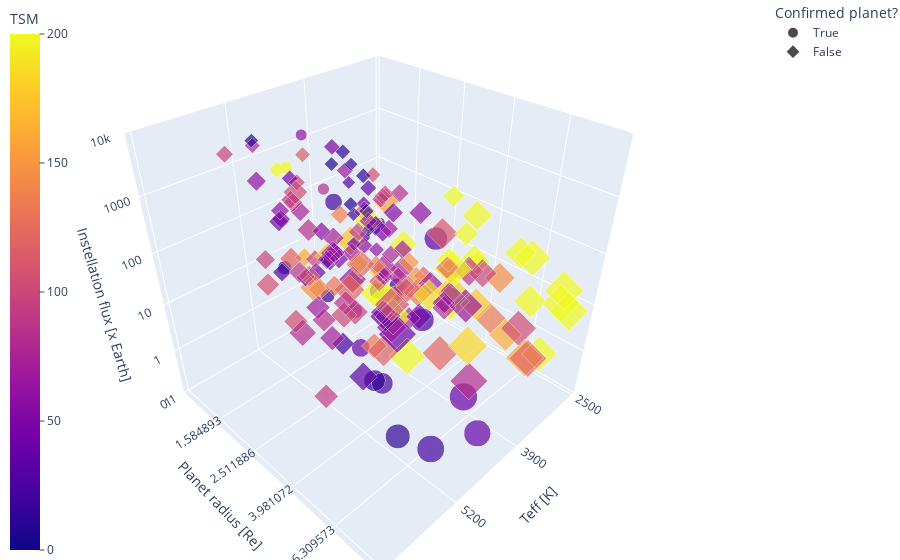

The cell this chart's notebook holds for it:
### Code cell
fig = px.scatter_3d(
    df, 
    x='Effective Temperature Value', 
    y='Planet Radius Value', 
    log_y=True,
    z='Effective Stellar Flux Value', 
    log_z=True,
    color='TSM',
    symbol='KP_flag', 
    size='Planet Radius Value', 
    size_max=30, opacity=0.7, 
    range_y=[1, 10], range_z=[0.1, 1e4], range_color=[0,200], 
    labels={'Effective Temperature Value':"Teff [K]", 'Orbital Period Value':'Orbital period [d]', 'TSM':'TSM', 'Effective Stellar Flux Value':'Instellation flux [x Earth]', 'X_priority':'Bin rank', "Planet Radius Value":"Planet radius [Re]", 'KP_flag':"Confirmed planet?"}, 
    custom_data=['Full TOI ID', 'Planet Radius Value', 'Orbital Period Value', 'Effective Temperature Value', 'Effective Stellar Flux Value', 'TSM', 'X_priority', 'V mag'])

# Update the grid lines to reflect the binning used.
teff_bins = [2500,3900,5200,6500]
insol_bins = 10**(np.linspace(-1,4,6))
radius_bins = 10**(np.linspace(0,1,6))
radius_bins[-1] = 11.2 # Upper limit is R_jup in units of R_earth

fig.update_layout(
    margin = dict(l=0, r=0, b=0, t=0), 
    scene = dict(
        xaxis = dict(tickvals = teff_bins),
        yaxis = dict(tickvals = radius_bins),
        zaxis = dict(tickvals = insol_bins)
    )
)

# Information to display when you hover over a point.
fig.update_traces(
    hovertemplate="<br>".join([
        "Name: %{customdata[0]}",
        "Bin rank: %{customdata[6]}",
        "Rp: %{customdata[1]:.2f} Re",
        "Teff: %{customdata[3]:.0f} K",
        "Sinc: %{customdata[4]:.0f} Se",
        "P: %{customdata[2]:.1f} d",
        "TSM: %{customdata[5]:.0f}",
        "V mag: %{customdata[7]:.1f}"
    ])
)

# Move colorbar to left side
fig.update_layout(coloraxis_colorbar=dict(yanchor="top", y=1, x=0,
                                          ticks="outside"))

### Figure 1 — Plotly figure (JSON) as saved in the notebook; plotly's stock layout.template omitted (floating-point values rounded to 4 significant figures; data arrays with more than 128 entries replaced by an {"elided": "..."} marker saying what was removed)
{"data": [{"customdata": {"elided": "25x8 mixed values"}, "hovertemplate": "Name: %{customdata[0]}<br>Bin rank: %{customdata[6]}<br>Rp: %{customdata[1]:.2f} Re<br>Teff: %{customdata[3]:.0f} K<br>Sinc: %{customdata[4]:.0f} Se<br>P: %{customdata[2]:.1f} d<br>TSM: %{customdata[5]:.0f}<br>V mag: %{customdata[7]:.1f}", "legendgroup": "True", "marker": {"color": [15.21, 23.21, 39.15, 36.33, 21.09, 17.59, 58.48, 83.55, 12.86, 32.13, 12.71, 53.61, 59.49, 267.2, 40.52, 21.38, 26.03, 13.37, 19.89, 22.92, 21.18, 43.23, 13.52, 310.4, 263.1], "coloraxis": "coloraxis", "opacity": 0.7, "size": [1.127, 5.3, 9.158, 8.449, 8.8, 2.149, 1.727, 1.577, 5.34, 6.277, 7.04, 2.61, 1.51, 1.91, 3.89, 2.73, 1.282, 2.209, 2.78, 6.39, 3.444, 1.086, 2.72, 4.57, 11.15], "sizemode": "area", "sizeref": 0.01239, "symbol": "circle"}, "mode": "markers", "name": "True", "scene": "scene", "showlegend": true, "type": "scatter3d", "x": [2559, 5384, 5050, 4450, 5498, 4826.0, 3216, 4340, 5529, 4881, 5636, 4640, 4599, 5196, 5212, 4285, 3216, 5544, 3914, 5080, 5374.0, 2559, 3914, 3600, 4803], "y": [1.127, 5.3, 9.158, 8.449, 8.8, 2.149, 1.727, 1.577, 5.34, 6.277, 7.04, 2.61, 1.51, 1.91, 3.89, 2.73, 1.282, 2.209, 2.78, 6.39, 3.444, 1.086, 2.72, 4.57, 11.15], "z": [0.258, 5.244, 9.965, 0.3553, 1.962, 8.952, 0.503, 315, 8.035, 1356, 2.002, 5.443, 3319.0, 2416.0, 7.42, 9.581, 6.16, 93.54, 7.6, 88.21, 2478.0, 4.25, 4.82, 36.0, 85.82]}, {"customdata": {"elided": "162x8 mixed values"}, "hovertemplate": "Name: %{customdata[0]}<br>Bin rank: %{customdata[6]}<br>Rp: %{customdata[1]:.2f} Re<br>Teff: %{customdata[3]:.0f} K<br>Sinc: %{customdata[4]:.0f} Se<br>P: %{customdata[2]:.1f} d<br>TSM: %{customdata[5]:.0f}<br>V mag: %{customdata[7]:.1f}", "legendgroup": "False", "marker": {"color": {"elided": "162 float values"}, "coloraxis": "coloraxis", "opacity": 0.7, "size": {"elided": "162 float values"}, "sizemode": "area", "sizeref": 0.01239, "symbol": "diamond"}, "mode": "markers", "name": "False", "scene": "scene", "showlegend": true, "type": "scatter3d", "x": {"elided": "162 float values"}, "y": {"elided": "162 float values"}, "z": {"elided": "162 float values"}}], "layout": {"coloraxis": {"cmax": 200, "cmin": 0, "colorbar": {"ticks": "outside", "title": {"text": "TSM"}, "x": 0, "y": 1, "yanchor": "top"}, "colorscale": [[0, "#0d0887"], [0.1111, "#46039f"], [0.2222, "#7201a8"], [0.3333, "#9c179e"], [0.4444, "#bd3786"], [0.5556, "#d8576b"], [0.6667, "#ed7953"], [0.7778, "#fb9f3a"], [0.8889, "#fdca26"], [1, "#f0f921"]]}, "legend": {"itemsizing": "constant", "title": {"text": "Confirmed planet?"}, "tracegroupgap": 0}, "margin": {"b": 0, "l": 0, "r": 0, "t": 0}, "scene": {"domain": {"x": [0, 1], "y": [0, 1]}, "xaxis": {"tickvals": [2500, 3900, 5200, 6500], "title": {"text": "Teff [K]"}}, "yaxis": {"range": [0, 1], "tickvals": [1, 1.585, 2.512, 3.981, 6.31, 11.2], "title": {"text": "Planet radius [Re]"}, "type": "log"}, "zaxis": {"range": [-1.0, 4], "tickvals": [0.1, 1, 10, 100, 1000, 10000], "title": {"text": "Instellation flux [x Earth]"}, "type": "log"}}}}
